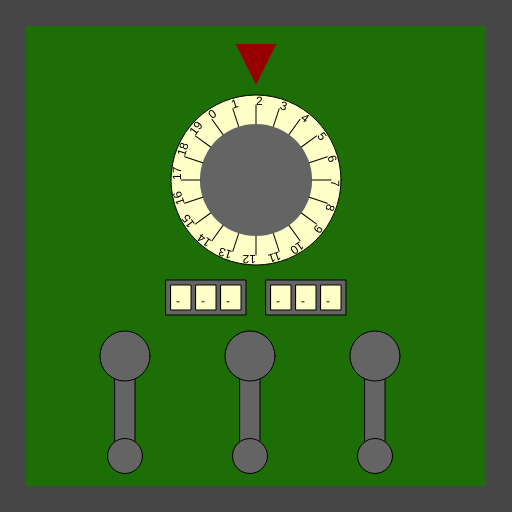
Frame 1 (no input)
Frame 60 (no input): identical to frame 1, image omitted
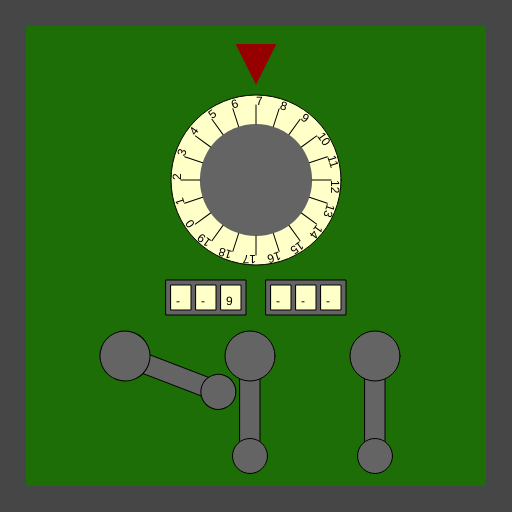
Frame 120 (the mouse pressed at the canvas centre since frame 60)

The p5.js sketch that drew these frames (run headless with seeded random() and noise() and a simulated clock; from frame 60 on, the mouse is pressed at the canvas centre):

// p5.js sketch
// ── sketch.js
/*

Officer: 6128338
CaseNum: 303-3-12003056-6128338

Case 303 - The Case of the Crooked Attorney
Stage 4 - The Courthouse

Torvalds has his final safe in his courthouse chambers. Luckily there is a court case proceeding.
You can sneak into his chambers whilst he makes his closing statement.

Crack the safe by doing the following:

	Whilst the mouse is moving:
	- Use the 'map' function to scale mouseY to values ranging from 2 to 12.
	- Assign the output to Hidden_Storage_Key_0

	When the mouse button is pressed:
	- Use the 'map' function to scale mouseX to values ranging from 2 to 9.
	- Assign the output to Hidden_Storage_Key_1

	When any key is pressed:
	- Make Hidden_Storage_Key_2 equal to the value of 'keyCode'

	Whilst the mouse is moving:
	- Use the 'map' function to scale mouseX to values ranging from 16 to 69.
	- Assign the output to Hidden_Storage_Key_3

	When the mouse button is released:
	- Use the 'map' function to scale mouseY to values ranging from 13 to 68.
	- Assign the output to Hidden_Storage_Key_4

	Whilst the mouse is being dragged:
	- Use the 'map' function to scale mouseX to values ranging from 18 to 75.
	- Assign the output to Hidden_Storage_Key_5



This time you'll need to create the relevant event handlers yourself.

There are many possible ways of investigating this case, but you
should use ONLY the following commands:

	- The assignment operator aka. the equals sign !
	- mouseX, mouseY
	- key, keyCode
	- random
	- map

*/

//declare the variables

var Hidden_Storage_Key_0;
var Hidden_Storage_Key_1;
var Hidden_Storage_Key_2;
var Hidden_Storage_Key_3;
var Hidden_Storage_Key_4;
var Hidden_Storage_Key_5;


function preload()
{
	//IMAGES WILL BE LOADED HERE

}

function setup()
{
	createCanvas(512,512);

	//initialise the variables
	Hidden_Storage_Key_0 = 0;
	Hidden_Storage_Key_1 = "";
	Hidden_Storage_Key_2 = "";
	Hidden_Storage_Key_3 = 0;
	Hidden_Storage_Key_4 = 0;
	Hidden_Storage_Key_5 = 0;

}

///////////////////EVENT HANDLERS///////////////////

//Create event handlers here to open the safe ...
function mouseMoved() {
	// Whilst the mouse is moving:
	// - Use the 'map' function to scale mouseY to values ranging from 2 to 12.
	// - Assign the output to Hidden_Storage_Key_0

	Hidden_Storage_Key_0 = map(mouseY, 0, height, 2, 12, true);

	// Whilst the mouse is moving:
	// - Use the 'map' function to scale mouseX to values ranging from 16 to 69.
	// - Assign the output to Hidden_Storage_Key_3

	Hidden_Storage_Key_3 = map(mouseX, 0, mouseY, 16, 69, true);
}

function mousePressed() {
	// When the mouse button is pressed:
	// - Use the 'map' function to scale mouseX to values ranging from 2 to 9.
	// - Assign the output to Hidden_Storage_Key_1

	Hidden_Storage_Key_1 = map(mouseX, 0, mouseY, 2, 9, true);
}

function keyPressed() {
	// When any key is pressed:
	// - Make Hidden_Storage_Key_2 equal to the value of 'keyCode'

	Hidden_Storage_Key_2 = keyCode;
}

function mouseReleased() {
	// When the mouse button is released:
	// - Use the 'map' function to scale mouseY to values ranging from 13 to 68.
	// - Assign the output to Hidden_Storage_Key_4

	Hidden_Storage_Key_4 = map(mouseY, 0, height, 13, 68, true);
}

function mouseDragged() {
	// Whilst the mouse is being dragged:
	// - Use the 'map' function to scale mouseX to values ranging from 18 to 75.
	// - Assign the output to Hidden_Storage_Key_5

	Hidden_Storage_Key_5 = map(mouseX, 0, mouseY, 18, 75, true);
}

///////////////DO NOT CHANGE CODE BELOW THIS POINT///////////////////

function draw()
{

	//Draw the safe door
	background(70);
	noStroke();
	fill(29,110,6);
	rect(26,26,width-52,width-52);

	//Draw the combination dial
	push();
	translate(256,180);
	drawDial(170,Hidden_Storage_Key_0,20);
	pop();

	//Draw the spinners
	push();
	translate(206,280);
	drawSpinner(3, Hidden_Storage_Key_1);
	pop();

	push();
	translate(306,280);
	drawSpinner(3, Hidden_Storage_Key_2);
	pop();

	//Draw the levers
	push();
	translate(125,356);
	drawLever(Hidden_Storage_Key_3);
	pop();

	push();
	translate(250,356);
	drawLever(Hidden_Storage_Key_4);
	pop();

	push();
	translate(375,356);
	drawLever(Hidden_Storage_Key_5);
	pop();

}

function drawDial(diameter,num,maxNum)
{
	//the combination lock

	var r = diameter * 0.5;
	var p = r * 0.6;

	stroke(0);
	fill(255,255,200);
	ellipse(0,0,diameter,diameter);
	fill(100);
	noStroke();
	ellipse(0,0,diameter*0.66,diameter*0.66);
	fill(150,0,0);
	triangle(
		-p * 0.4,-r-p,
		p * 0.4,-r-p,
		0,-r-p/5
	);

	noStroke();

	push();
	var inc = 360/maxNum;

	rotate(radians(-num * inc));
	for(var i = 0; i < maxNum; i++)
	{
		push();
		rotate(radians(i * inc));
		stroke(0);
		line(0,-r*0.66,0,-(r-10));
		noStroke();
		fill(0);
		text(i,0,-(r-10));
		pop();
	}

	pop();
}

function drawLever(rot)
{
	push();
	rotate(radians(-rot))
	stroke(0);
	fill(100);
	rect(-10,0,20,100);
	ellipse(0,0,50,50);
	ellipse(0,100,35,35);
	pop();
}

function drawSpinner(numSpinners, val)
{
	var sw = 20;
	var ow = (sw + 5) * numSpinners + 5;
	stroke(0);
	fill(100);
	rect(-ow/2,0,ow,35);
	if(typeof(val) == "number")
	{
		val = floor(val).toString(); //convert to string
	}
	var d = numSpinners - val.length;

	for(var d = numSpinners - val.length; d > 0; d--)
	{
		val = "-" + val;
	}

	for(var i = 0; i < numSpinners; i++)
	{
		stroke(0);
		fill(255,255,200);
		rect(-ow/2 + i * (sw + 5) + 5,5,20,25);
		fill(0);
		noStroke();
		text(val[i],-ow/2 + sw/2 + i * (sw +5),25);
	}

}
